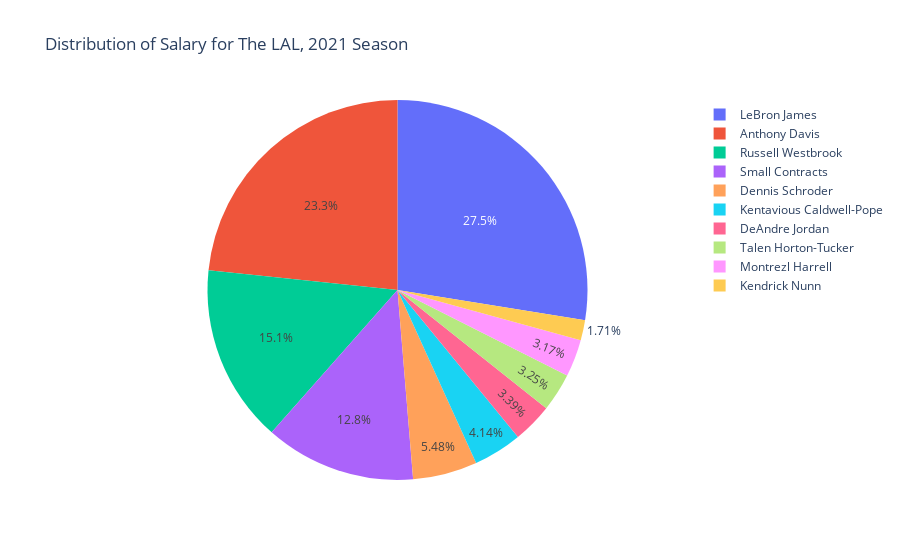

This figure's notebook cell:
### Code cell
sal1.loc[sal1['salary'] < 5000000, 'name'] = 'Small Contracts'
fig2 = px.pie(sal1,values='salary',names='name',title='Distribution of Salary for The LAL, 2021 Season')
fig2.show()

### Figure 1 — Plotly figure (JSON) as saved in the notebook; plotly's stock layout.template omitted (floating-point values rounded to 4 significant figures)
{"data": [{"domain": {"x": [0, 1], "y": [0, 1]}, "hovertemplate": "name=%{label}<br>salary=%{value}<extra></extra>", "labels": ["LeBron James", "Anthony Davis", "Dennis Schroder", "Kentavious Caldwell-Pope", "Montrezl Harrell", "Small Contracts", "Small Contracts", "Small Contracts", "Small Contracts", "Small Contracts", "Small Contracts", "Small Contracts", "Small Contracts", "Small Contracts", "Small Contracts", "Small Contracts", "Small Contracts", "Russell Westbrook", "LeBron James", "Anthony Davis", "DeAndre Jordan", "Talen Horton-Tucker", "Kendrick Nunn", "Small Contracts", "Small Contracts", "Small Contracts", "Small Contracts", "Small Contracts", "Small Contracts", "Small Contracts", "Small Contracts"], "legendgroup": "", "name": "", "showlegend": true, "type": "pie", "values": [39219565, 32742000, 16000000, 12073020, 9258000, 3623000, 3562178, 2750000, 2564753, 2283034, 1762796, 1620564, 1620564, 1517981, 1378242, 794536, 375385, 44211146, 41180544, 35361360, 9881598, 9500000, 5000000, 1910860, 1669178, 1669178, 1669178, 1669178, 1669178, 1669178, 1669178]}], "layout": {"autosize": true, "legend": {"tracegroupgap": 0}, "title": {"text": "Distribution of Salary for The LAL, 2021 Season"}}}
